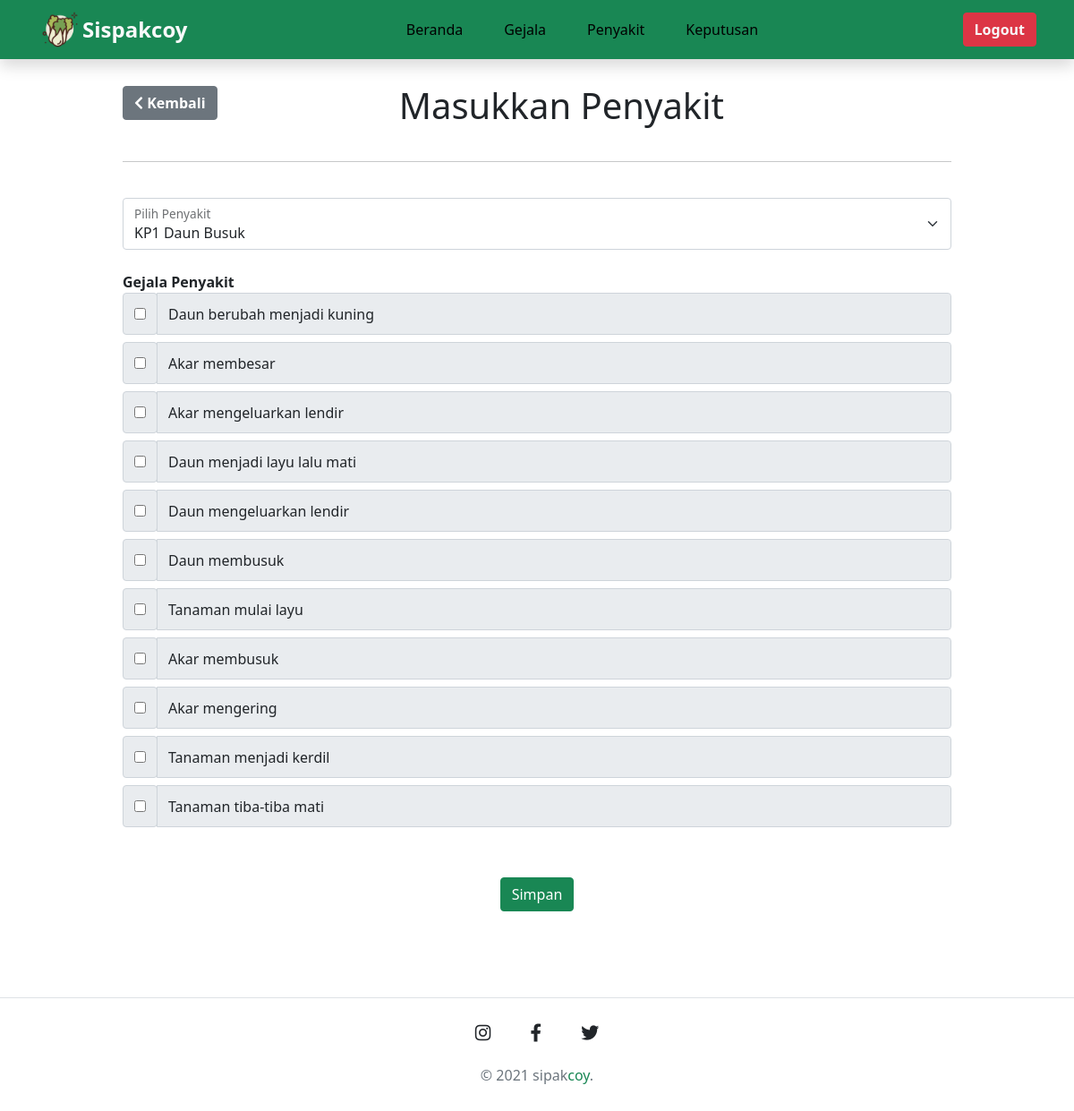
The page /admin_input_keputusan.php on the database its author committed.
### tables this page shows
CREATE TABLE `gejala` (
  `idgejala` varchar(10) NOT NULL,
  `gejala` varchar(1000) NOT NULL
);

### admin_input_keputusan.php (the view, shortened to what this page needs)
<?php
include('koneksi.php');
?>
<!doctype html>
<html lang="en">
<head>
    <link rel="stylesheet" href="https://cdnjs.cloudflare.com/ajax/libs/font-awesome/5.15.3/css/all.min.css" />
    <link rel="stylesheet" href="assets/css/style.css">
    <link href="https://cdn.jsdelivr.net/npm/bootstrap@5.0.1/dist/css/bootstrap.min.css" rel="stylesheet">
</head>
<body>
    <nav class="navbar navbar-expand-lg shadow fixed-top " style="background-color: #198754;">
        <div class="container-lg">
            <img src="assets/img/logosaw.png" width="50" height="50" alt="logo">
            <a class="navbar-brand fw-bold text-light" href="#">Sispakcoy</a>
            <div class="collapse navbar-collapse" id="navbarNav">
                <ul class="navbar-nav mx-auto">
                    <li class="nav-item">
                        <a class="nav-link" href="admin_page.php">Beranda<span class="sr-only">(current)</span></a>
                    </li>
                    <li class="nav-item active">
                        <a class="nav-link" href="menuadmin_gejala.php">Gejala</a>
                    </li>
                    <li class="nav-item">
                        <a class="nav-link" href="menuadmin_penyakit.php">Penyakit</a>
                    </li>
                    <li class="nav-item">
                        <a class="nav-link" href="menuadmin_keputusan.php">Keputusan</a>
                    </li>
            </div>
            <button type="button" class="btn btn-danger ms-auto fw-bold text-light" id="myBtn" data-bs-toggle="modal" data-bs-target="#exampleModal">Logout</button>
        </div>
    </nav>
    <div class="container-lg py-5">
        <div class="row justify-content-center">
            <div class="col-lg-10 text-left">
                <br>
                <div class="row g-0">
                    <div class="col-sm-4 py-4">
                        <a href="menuadmin_gejala.php">
                            <button type="button" class="btn btn-secondary">
                                <i class="fa fa-chevron-left"></i><b> Kembali</b>
                            </button>
                        </a>
                    </div>
                    <div class="col-sm-8 fw-normal fs-1 py-3">Masukkan Penyakit</div>
                </div>
                <hr>
                <br>
                <form id="form1" name="form1" method="post">
                    <div class="form-floating">
                        <select class="form-select" required class="form-control" name="penyakit">
                            <option value="">KP1 Daun Busuk</option>
                        </select>
                        <label for="floatingSelect">Pilih Penyakit</label>
                    </div>
                    <br>
                    <label for="sel2"><b>Gejala Penyakit</b></label><br>
                    <form id="form2" name="form2" method="post" action="menu_diagnosa.php">
                        <div class="panel panel-primary">
                            <div class="panel-body">
                                <?php
                                $tampil = "select * from gejala";
                                $query = mysqli_query($conn, $tampil);
                                while ($hasil = mysqli_fetch_array($query)) {
                                ?>
                                    <div class="input-group mb-2">
                                        <div class="input-group-prepend">
                                            <div class="input-group-text py-3">
                                                <input type='checkbox' value="<?= $hasil['gejala'] ?>" name='gejala[]'>
                                            </div>
                                        </div>
                                        <input type="text" class="form-control" value="<?= $hasil['gejala'] ?>" readonly>
                                    </div>
                                <?php
                                }
                                ?>
                                <br>
                            </div>
                        </div>
                        <br>
                        <div class="col-12 text-center">
                            <button type="submit" name="submit" class="btn btn-success">Simpan</button>
                        </div>
                    </form>
                    <br>
                    <br>
                </form>
            </div>
        </div>
    </div>
    <footer class="footer border-top py-4">
        <div class="container-lg">
            <div class="row">
                <div class="col-lg-12 text-center">
                    <ul class="list-unstylyed list-inline">
                        <li class="list-inline-item">
                            <a href="https://www.instagram.com/" class="btn-floating btn-lg text-dark"><i class="fab fa-instagram"></i></a>
                        </li>
                        <li class="list-inline-item">
                            <a href="https://www.facebook.com/" class="btn-floating btn-lg text-dark"><i class="fab fa-facebook-f"></i></a>
                        </li>
                        <li class="list-inline-item">
                            <a href="https://www.twitter.com/" class=" btn-floating btn-lg text-dark"><i class="fab fa-twitter"></i></a>
                        </li>
                    </ul>
                </div>
                <footer class="footer py-1">
                    <div class="container-lg">
                        <div class="row">
                            <div class="col-lg-12">
                                <p class="m-0 text-center text-muted footer_text">&copy; 2021 sipak<span>coy</span>.</p>
                            </div>
                        </div>
                    </div>
                </footer>
            </div>
        </div>
    </footer>
</body>
</html>

### assets/css/style.css (style rules this page uses)
.container-lg .navbar-brand { color: #000; font-weight: bold; font-size: 1.5rem; }
.navbar .nav-item { padding: 0 15px; }
.navbar .nav-item .nav-link { color: #000000; font-weight: 500; }
.footer_text span { color:#198754; }

### rows shown on the page
gejala: gejala "Daun berubah menjadi kuning"
gejala: gejala "Akar membesar"
gejala: gejala "Akar mengeluarkan lendir"
gejala: gejala "Daun menjadi layu lalu mati"
gejala: gejala "Daun mengeluarkan lendir"
gejala: gejala "Daun membusuk"
gejala: gejala "Tanaman mulai layu"
gejala: gejala "Akar membusuk"
gejala: gejala "Akar mengering"
gejala: gejala "Tanaman menjadi kerdil"
gejala: gejala "Tanaman tiba-tiba mati"
